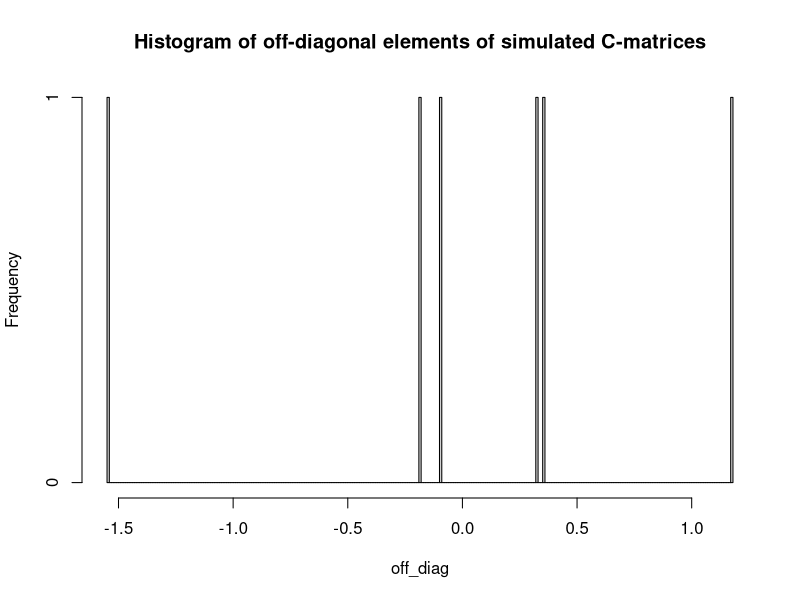

Generate this figure with R:
#Creating the function####
wishart_sample <- function(Sigma, m) {
  p <- ncol(Sigma)
  t(chol(Sigma))%*%matrix(rnorm(m*p),ncol=p)%*%chol(Sigma)
}
install.packages("corpcor")
library(corpcor)
# Set parameters
p <- 5
m <- 100
df <- p + 1
Sigma_inv <- diag(p)
# Generate matrices Σ from inverse-Wishart prior distribution
for (i in 1:m) {
  Sigma <- solve(wishart_sample(Sigma_inv,5))
  C <- cov2cor(Sigma)
  off_diag <- C[lower.tri(C)]
  if (i == 1) {
    all_off_diag <- off_diag
  } else {
    all_off_diag <- c(off_diag)
  }
}
hist(off_diag, breaks=200, main="Histogram of off-diagonal elements of simulated C-matrices")
